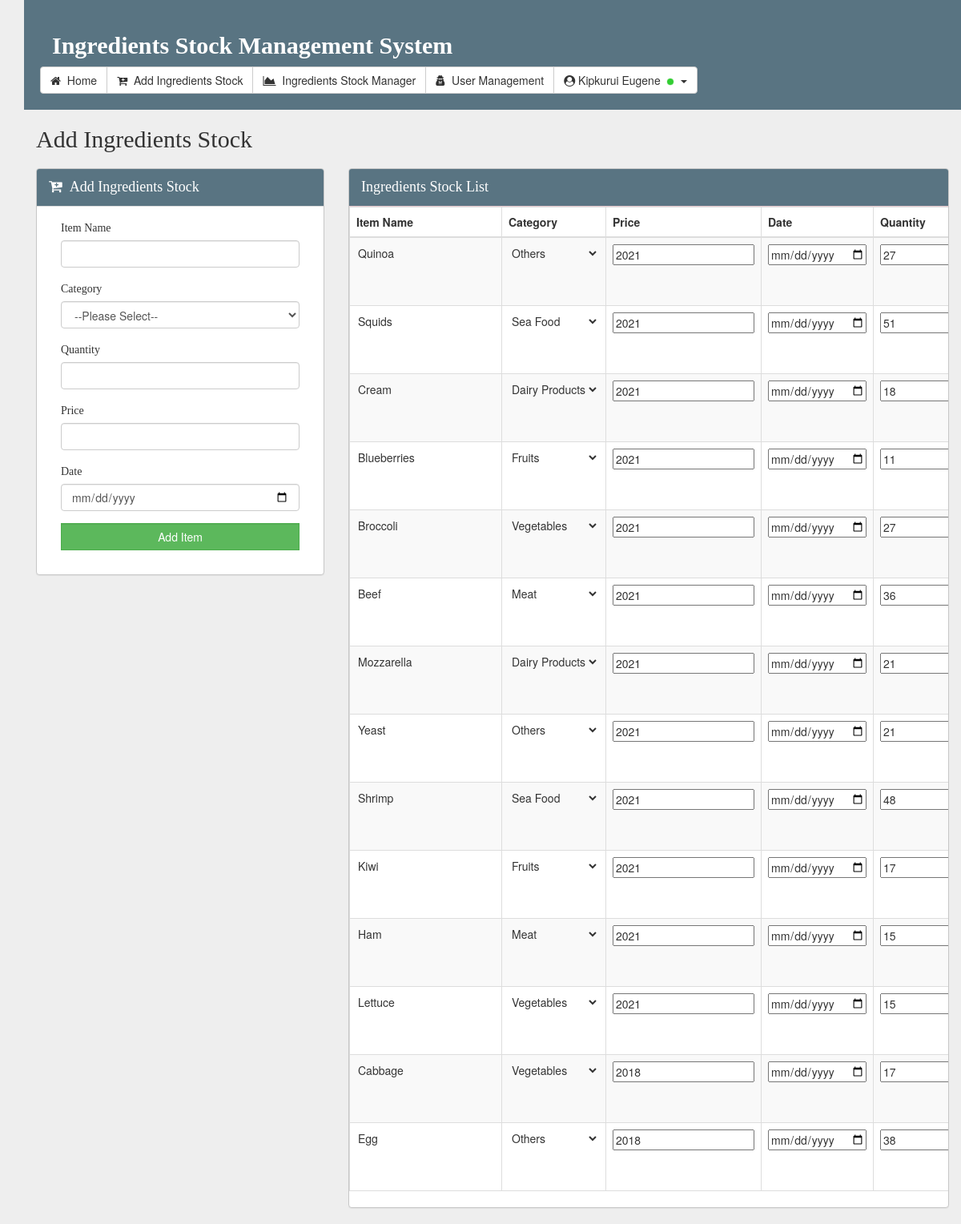
The app's page /add_stock.php (signed in) with its own data.
### tables this page shows
CREATE TABLE `stock_ingredients` (
  `Id` int(11) NOT NULL AUTO_INCREMENT,
  `ItemName` varchar(255) NOT NULL,
  `Category` varchar(255) NOT NULL,
  `Quantity` int(11) NOT NULL,
  `Date` date NOT NULL,
  `Price` int(11) NOT NULL,
  `date_added` DATETIME DEFAULT CURRENT_TIMESTAMP,
  PRIMARY KEY (`Id`),
  UNIQUE KEY `ItemName` (`ItemName`)
);

### add_stock.php (the view, shortened to what this page needs)
<!DOCTYPE html>
<html lang="en" dir="ltr">
<head>
    <link rel="stylesheet" href="vendor/bootstrap/css/bootstrap.min.css">
    <link rel="stylesheet" href="css/style.css">
    <link rel="stylesheet" href="vendor/font-awesome/css/font-awesome.min.css">
</head>
<body>
    <?php include_once 'header.php'; ?>
    <div class="container">
        <div class="container-fluid">
            <h3>Add Ingredients Stock</h3>
        </div>
        <div class="container">
            <div class="row">
                <div class="col-sm-4">
                    <div class="panel panel-default">
                        <div class="panel-heading"><span class="fa fa-cart-plus"></span>&nbsp;&nbsp;Add Ingredients Stock</div>
                        <div class="panel-body">
                            <form class="form" action="add_stock.php" method="post">
                                <div class="col-sm-12">
                                    <div class="form-group">
                                        <label for="item_name">Item Name</label>
                                        <input class="form-control" type="text" name="item_name" id="item_name" required>
                                    </div>
                                    <div class="form-group">
                                        <label for="category">Category</label>
                                        <select class="form-control" id="category" name="category" required>
                                            <option value="">--Please Select--</option>
                                        </select>
                                    </div>
                                    <div class="form-group">
                                        <label for="quantity">Quantity</label>
                                        <input class="form-control" type="number" min="1" name="quantity" id="quantity" required>
                                    </div>
                                    <div class="form-group">
                                        <label for="price">Price</label>
                                        <input class="form-control" type="number" step="0.01" min="0" name="price" id="price" required>
                                    </div>
                                    <div class="form-group">
                                        <label for="date">Date</label>
                                        <input class="form-control" type="date" name="date" id="date" required>
                                    </div>
                                    <div class="form-group">
                                        <input class="form-control btn btn-success" style="border-radius:0%;" type="submit" name="add_item" id="add_item" value="Add Item">
                                    </div>
                                </div>
                            </form>
                        </div>
                    </div>
                </div>
                <div class="col-sm-8">
                    <div class="panel panel-danger" id="panel_table">
                        <div class="panel-heading">Ingredients Stock List</div>
                        <div class="panel-body">
                            <div class="table-responsive">
                                <table class="table table-striped table-hover table-bordered">
                                    <thead>
                                        <tr>
                                            <th width="10%">Item Name</th>
                                            <th width="20%">Category</th>
                                            <th width="10%">Price</th>
                                            <th width="20%">Date</th>
                                            <th width="10%">Quantity</th>
                                        </tr>
                                    </thead>
                                    <tbody>
                                        <?php
                                        $posts_display = $mysqli->query("SELECT * FROM stock_ingredients ORDER BY Id DESC");
                                        while ($posting = $posts_display->fetch_assoc()) {
                                            echo '
                                                 <form class="form" action="add_stock.php" method="post">
            <tr>
                <td><input type="text" value="' . htmlspecialchars($posting['ItemName']) . '" id="readonly" name="display_item_name" readonly></td>
                <td>
                    <select id="readonly" name="display_item_category">
                        <option>' . htmlspecialchars($posting['Category']) . '</option>
                        <option value="Carbohydrates">Carbohydrates</option>
                        <option value="Proteins">Proteins</option>
                        <option value="Sea Food">Sea Food</option>
                        <option value="Patty">Patty</option>
                        <option value="Fruits">Fruits</option>
                        <option value="Vegetables">Vegetables</option>
                        <option value="DairyProducts">Dairy Products</option>
                        <option value="Others">Others</option>
                    </select>
                </td>
                <td><input type="number" name="display_item_price" value="' . htmlspecialchars($posting['Price']) . '" min="0" step="0.01" required></td>
                <td><input type="date" name="display_item_date" value="' . htmlspecialchars($posting['Date']) . '" required></td>
                <td><input type="number" name="display_item_quantity" value="' . htmlspecialchars($posting['Quantity']) . '" min="1" required></td>
                <td>
                    <button type="submit" name="update" class="btn btn-warning">Update</button>
                    <button type="submit" name="delete" class="btn btn-danger" onclick="return confirm(\'Are you sure you want to delete this item?\');">Delete</button>
                </td>
            </tr>
        </form>
    ';
}
?>
                                    </tbody>
                                </table>
                            </div>
                        </div>
                    </div>
                </div>
            </div>
        </div>
    </div>
</body>

### header.php (shortened to what this page needs)
<?php
  if($_SESSION['logged_in'] != 1){
      header('location:index.php');
  }
  else{
    $getfullname = $_SESSION['get_fullname'];
  }
?>
<div class="container">
  <div class="container" id="title_container">
    <div class="container-fluid">
      <h1 class="brand">Ingredients Stock Management System</h1>
    </div>
    <?php if($_SESSION['get_position'] != 'USER') {?>
    <div class="btn-group">
      <a class="btn btn-default" href="home.php"><span class="fa fa-home"></span>&nbsp;&nbsp;Home</a>
      <a class="btn btn-default" href="add_stock.php"><span class="fa fa-cart-plus"></span>&nbsp;&nbsp;Add Ingredients Stock</a>
      <a class="btn btn-default" href="stock_manager.php"><span class="fa fa-area-chart"></span>&nbsp;&nbsp;Ingredients Stock Manager</a>
      <a class="btn btn-default" href="account_registration.php"><span class="fa fa-user-secret"></span>&nbsp;&nbsp;User Management</a>
      <div class="btn-group">
        <button type="button" class="btn btn-default dropdown-toggle" data-toggle="dropdown"> <span class="fa fa-user-circle"></span>
        <?php echo $getfullname; ?>&nbsp;&nbsp;<img src="images/online.png" width="10">&nbsp;&nbsp;<span class="caret"></span></button>
      </div>
    </div>
    <?php }?>
  </div>
</div>

### css/style.css (style rules this page uses)
body { background: #eee; }
#title_container { background: #597482; padding: 20px; }
#title_container .container-fluid .brand { font-family: "Corbel"; font-size: 30px; font-weight: bolder; color: #fff; }
.panel { border: 1px solid #c7c7c7; }
.panel .panel-heading { background: #597482; font-family: "Corbel"; font-size: 18px; font-weight: lighter; color: #fff; }
label { font-family: "Corbel"; font-size: 14px; font-weight: lighter; }
h3 { font-family: "Corbel"; font-size: 30px; font-weight: lighter; color: #333; }
#panel_table .panel-body { padding: 0px; }
#readonly { border: none; background: none; }
h1, h2, h3, h4, h5, p { cursor: default; }
.btn, select { cursor: pointer; }
h3 { color: #333; margin-bottom: 20px; }

### records on screen
stock_ingredients: display_item_name "Quinoa", display_item_category "Others", display_item_price "2021", display_item_quantity "27"
stock_ingredients: display_item_name "Squids", display_item_category "Sea Food", display_item_price "2021", display_item_quantity "51"
stock_ingredients: display_item_name "Cream", display_item_category "Dairy Products", display_item_price "2021", display_item_quantity "18"
stock_ingredients: display_item_name "Blueberries", display_item_category "Fruits", display_item_price "2021", display_item_quantity "11"
stock_ingredients: display_item_name "Broccoli", display_item_category "Vegetables", display_item_price "2021", display_item_quantity "27"
stock_ingredients: display_item_name "Beef", display_item_category "Meat", display_item_price "2021", display_item_quantity "36"
stock_ingredients: display_item_name "Mozzarella", display_item_category "Dairy Products", display_item_price "2021", display_item_quantity "21"
stock_ingredients: display_item_name "Yeast", display_item_category "Others", display_item_price "2021", display_item_quantity "21"
stock_ingredients: display_item_name "Shrimp", display_item_category "Sea Food", display_item_price "2021", display_item_quantity "48"
stock_ingredients: display_item_name "Kiwi", display_item_category "Fruits", display_item_price "2021", display_item_quantity "17"
stock_ingredients: display_item_name "Ham", display_item_category "Meat", display_item_price "2021", display_item_quantity "15"
stock_ingredients: display_item_name "Lettuce", display_item_category "Vegetables", display_item_price "2021", display_item_quantity "15"
stock_ingredients: display_item_name "Cabbage", display_item_category "Vegetables", display_item_price "2018", display_item_quantity "17"
stock_ingredients: display_item_name "Egg", display_item_category "Others", display_item_price "2018", display_item_quantity "38"

### other values on screen
$getfullname "Kipkurui Eugene"
